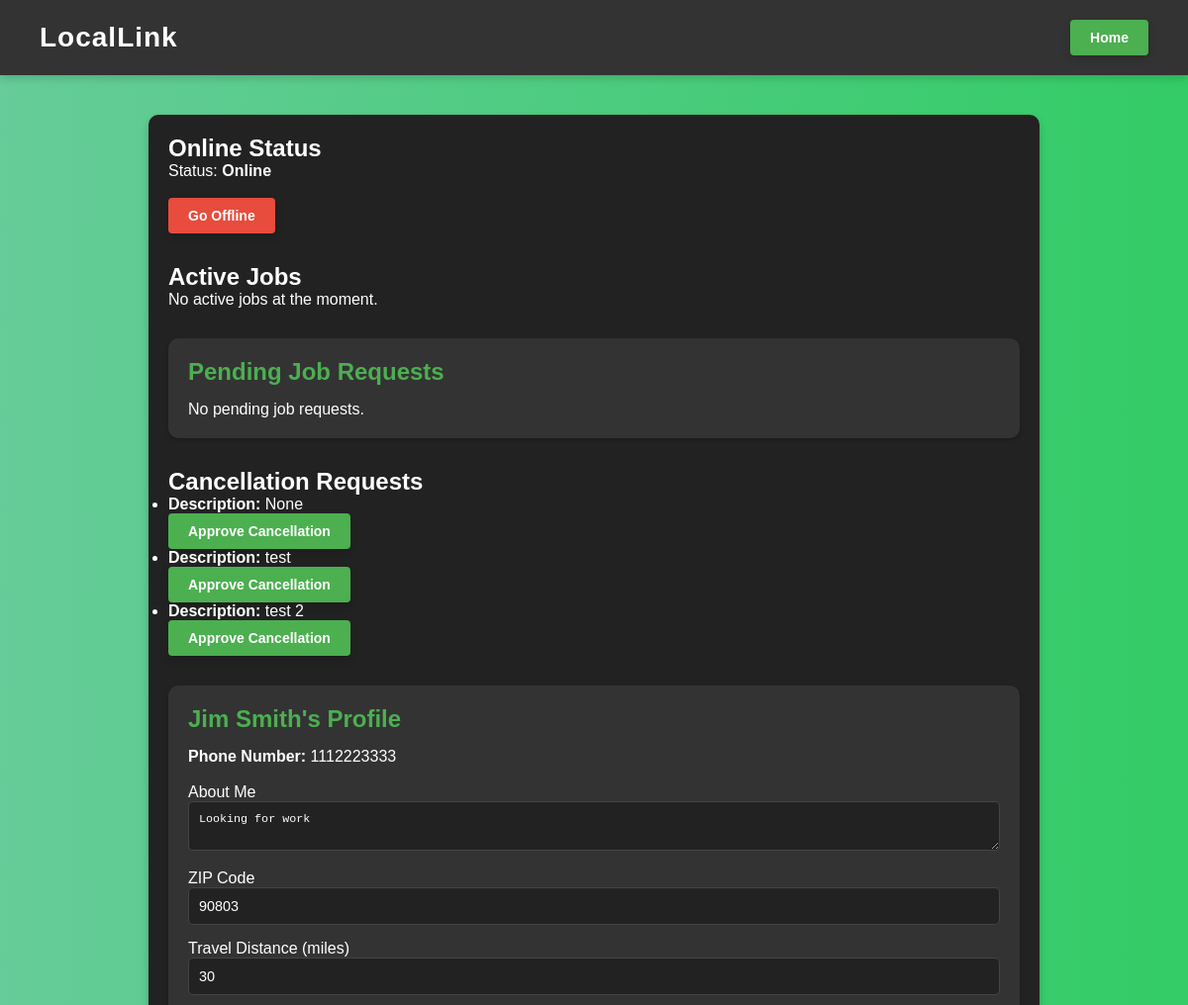
/profile/3 (signed in, upper part), run on an earlier commit of the app's database.
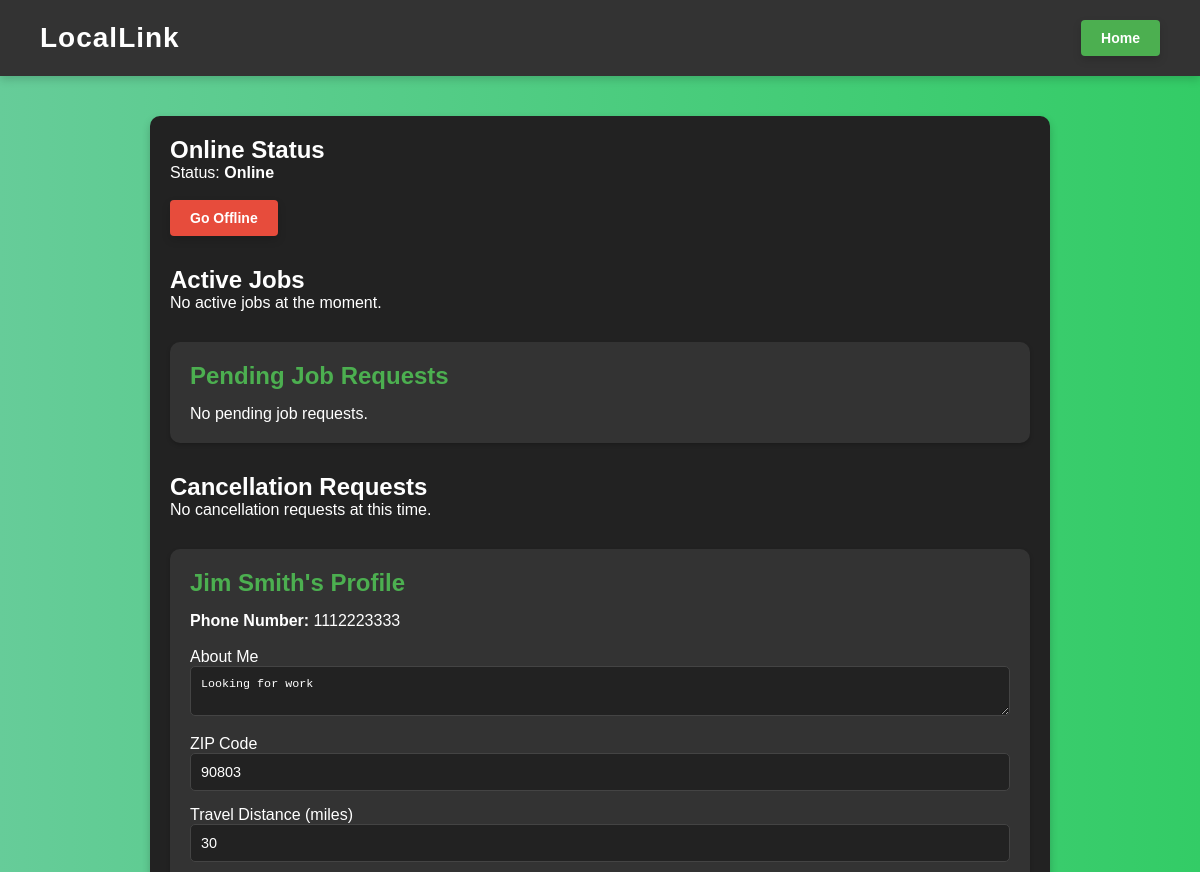
And on a later commit of the database.
### app/models/contract.py (models this page shows)
class Contract(db.Model):
    __tablename__ = 'contracts'
    id = db.Column(db.Integer, primary_key=True)
    worker_id = db.Column(db.Integer, db.ForeignKey('workers.id'), nullable=False)
    employer_id = db.Column(db.Integer, db.ForeignKey('employers.id'), nullable=False)
    job_posting_id = db.Column(db.Integer, db.ForeignKey('job_postings.id'), nullable=True)
    description = db.Column(db.String(500), nullable=True)  # New column for job description
    status = db.Column(db.String(50), default='pending')  # pending, accepted, completed, etc.
    created_at = db.Column(db.DateTime, default=datetime.utcnow)
    job_date = db.Column(db.DateTime, nullable=False)  # Job date
    worker = db.relationship('Worker', back_populates='contracts')
    employer = db.relationship('Employer', back_populates='contracts')
    job_posting = db.relationship('JobPosting', backref='contracts')

### app/routes/worker_routes.py (the view, shortened to what this page needs)
@worker_bp.route('/profile/<int:worker_id>', methods=['GET', 'POST'])
def worker_profile(worker_id):
    worker = Worker.query.get_or_404(worker_id)
    if session.get('worker_id') != worker_id:
        flash("You are not authorized to view this profile.", "danger")
        return redirect(url_for('home.home'))
    form = WorkerProfileForm(obj=worker)
    pending_requests = Contract.query.filter_by(worker_id=worker_id, status='pending').all()
    active_jobs = Contract.query.filter_by(worker_id=worker_id, status='accepted').all()
    cancel_requests = Contract.query.filter_by(worker_id=worker_id, status='cancel_requested').all()
    worker_skills = Skill.query.filter_by(worker_id=worker_id).all()
    return render_template(
        'worker_profile.html',
        worker=worker,
        form=form,
        skills=worker_skills,
        pending_requests=pending_requests,
        active_jobs=active_jobs,
        cancel_requests=cancel_requests,
    )

### app/forms.py
class WorkerProfileForm(FlaskForm):
    about_me = TextAreaField('About Me', validators=[DataRequired()])
    zip_code = StringField('ZIP Code', validators=[DataRequired()])
    travel_distance = IntegerField('Travel Distance (miles)', validators=[DataRequired(), NumberRange(min=1)])
    skill_name = StringField('Skill Name', validators=[Optional()])
    experience_level = IntegerField('Experience Level (1-5)', validators=[Optional(), NumberRange(min=1, max=5)])
    description = TextAreaField('Skill Description', validators=[Optional()])
    rate_type = SelectField(
        'Rate Type',
        choices=[('fixed', 'Fixed'), ('hourly', 'Hourly'), ('negotiable', 'Negotiable')],
        default='negotiable'
    )
    rate_value = FloatField(
        'Rate Value',
        validators=[Optional(), NumberRange(min=0)],
        render_kw={"placeholder": "Leave blank if negotiable"}
    )
    submit = SubmitField('Save Changes')

### app/templates/worker_profile.html (shortened to what the changed rows need)
<!DOCTYPE html>
<html lang="en">
<head>
    <link rel="stylesheet" href="{{ url_for('static', filename='css/worker_profile.css') }}">
</head>
<body>
    <header>
        <div class="logo">
            <h1>LocalLink</h1>
        </div>
    </header>
    <main>
        <section class="profile-card">
            <div class="worker-online-status">
                <h2>Online Status</h2>
                {% if worker.is_online %}
                    <br/>
                {% endif %}
            </div>
            <div class="active-jobs">
                <h2>Active Jobs</h2>
            </div>
            <div class="job-requests">
                <h2>Pending Job Requests</h2>
            </div>
            <div class="cancellation-requests">
                <h2>Cancellation Requests</h2>
                {% if cancel_requests %}
                    <ul>
                        {% for job in cancel_requests %}
                            <li>
                                <p><strong>Description:</strong> {{ job.description }}</p>
                                <form method="POST" action="{{ url_for('worker.approve_cancellation', job_id=job.id) }}">
                                    <button type="submit" class="button">Approve Cancellation</button>
                                </form>
                            </li>
                        {% endfor %}
                    </ul>
                {% else %}
                    <p>No cancellation requests at this time.</p>
                {% endif %}
            </div>
            <div class="worker-details">
                <h2>{{ worker.name }}'s Profile</h2>
                <br/>
            </div>
        </section>
    </main>
</body>
</html>

What changed in the data, as far as the page shows it:
no longer on this page (row edited): Contract: description "None"
no longer on this page (row edited): Contract: description "test"
no longer on this page (row edited): Contract: description "test 2"
Also different on the page:
text now shown: "No cancellation requests at this time."
